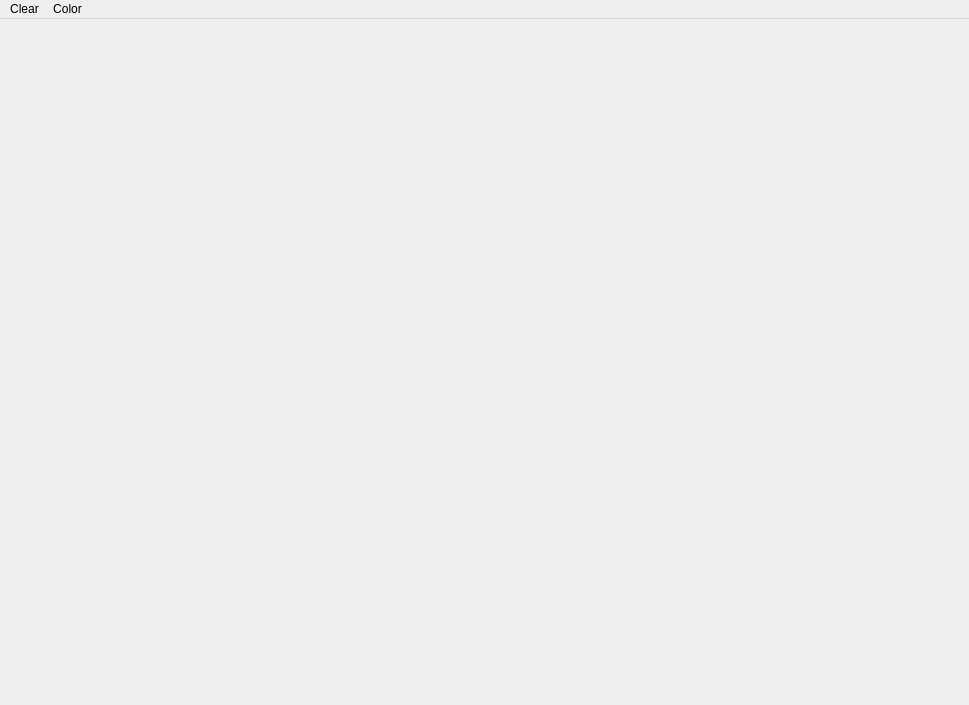
<?xml version="1.0" encoding="UTF-8"?>
<ui version="4.0">
 <class>MainWindow</class>
 <widget class="QMainWindow" name="MainWindow">
  <property name="geometry">
   <rect>
    <x>0</x>
    <y>0</y>
    <width>969</width>
    <height>705</height>
   </rect>
  </property>
  <property name="windowTitle">
   <string>MainWindow</string>
  </property>
  <widget class="QWidget" name="centralwidget"/>
  <widget class="QMenuBar" name="menuBar">
   <property name="geometry">
    <rect>
     <x>0</x>
     <y>0</y>
     <width>969</width>
     <height>21</height>
    </rect>
   </property>
   <widget class="QMenu" name="menuColor">
    <property name="title">
     <string>Color</string>
    </property>
    <addaction name="actionBlack"/>
    <addaction name="actionRed"/>
    <addaction name="actionGreen"/>
    <addaction name="actionBlue"/>
    <addaction name="actionYellow"/>
   </widget>
   <widget class="QMenu" name="menuClear">
    <property name="title">
     <string>Clear</string>
    </property>
    <addaction name="clear"/>
    <addaction name="separator"/>
    <addaction name="exit"/>
   </widget>
   <addaction name="menuClear"/>
   <addaction name="menuColor"/>
  </widget>
  <action name="actionBlack">
   <property name="text">
    <string>Black</string>
   </property>
  </action>
  <action name="actionRed">
   <property name="text">
    <string>Red</string>
   </property>
  </action>
  <action name="actionGreen">
   <property name="text">
    <string>Green</string>
   </property>
  </action>
  <action name="actionBlue">
   <property name="text">
    <string>Blue</string>
   </property>
  </action>
  <action name="actionYellow">
   <property name="text">
    <string>Yellow</string>
   </property>
  </action>
  <action name="clear">
   <property name="text">
    <string>Clear</string>
   </property>
  </action>
  <action name="exit">
   <property name="text">
    <string>Exit</string>
   </property>
  </action>
 </widget>
 <resources/>
 <connections/>
</ui>
